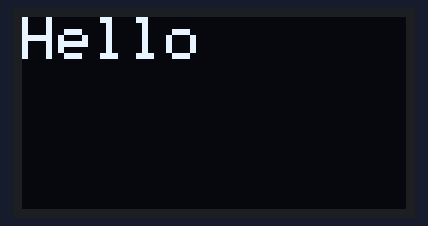
A sketch run on a simulated Arduino Uno, built with avr-gcc and run on an emulated ATmega328P. Parts: 128×64 one-colour display.

Above: at 0.3 s.

The sketch:

oled-test1.ino
```cpp
// This #include statement was automatically added by the Particle IDE.
#include <Adafruit_SSD1306.h>

/* ============== MAIN =====================*/

 //Use I2C with OLED RESET pin on D4
 #define OLED_RESET A4
 Adafruit_SSD1306 oled(OLED_RESET);


 unsigned long previousMillis;
 unsigned long interval = 30000;

 void setup() {
  // by default, we'll generate the high voltage from the 3.3v line internally! (neat!)
  oled.begin(SSD1306_SWITCHCAPVCC, 0x3C);  // initialize with the I2C addr 0x3D (for the 128x64)
  // init done

  //oled.display(); // show splashscreen

//  Time.zone(-4);
}

void loop() {
   oled.clearDisplay();
  delay(200);
  oled.setTextSize(2);
  oled.setTextColor(WHITE);
  oled.setCursor(0,0);
  oled.print("Hello");
  oled.setTextColor(BLACK, WHITE); // 'inverted' text

  oled.display();

  delay(800);
}
```
